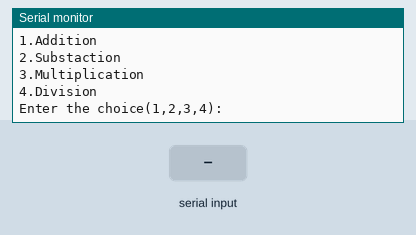
Bench run of a sketch on a simulated Arduino Uno, built with avr-gcc and run on an emulated ATmega328P. Parts: the last lines printed to the serial monitor. The test bench sets the inputs (shaded band). Random numbers use the default seed unless the sketch sets one.

Above: at 1.2 s.
1.3 s: "90,45,200\n" received over Serial
At 1.47 s:
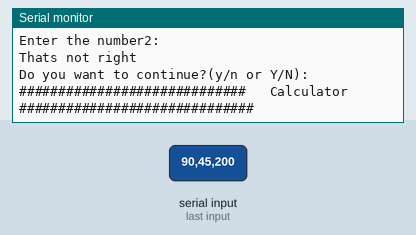
2.8 s: "1,90\n" received over Serial
At 4.9 s:
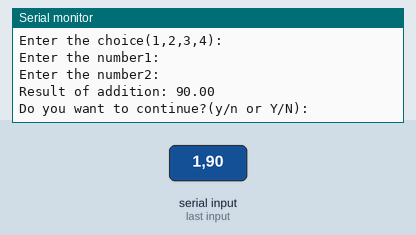
5.3 s: "y90\n" received over Serial
At 7.1 s:
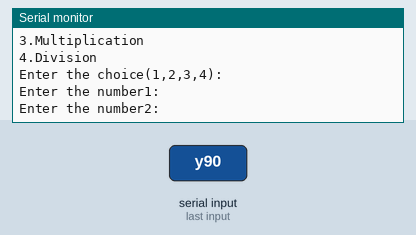

Measured:
- after the input at 1.3 s, the serial monitor: prints a new line at once (image 1)
- after the input at 2.8 s, the serial monitor: prints a new line after 1.0 s (image 2)
- after the input at 5.3 s, the serial monitor: prints a new line at once (image 3)

The sketch:

calculator.ino
```cpp
// This is arduino project to make calculator using function concept.

float number1;      // float type number1 varibale to store first number(first operand).
float number2;      // float type number2 varibale to store second number(second operand).
float result;       // float type result varibale to store the result of operation.
char ch;            // for taking noting decision.
int choice;
void setup() {
  // put your setup code here, to run once:
Serial.begin(9600);  // to start serial communicatio of baud rate 9600.
}
// function for addition
float add(float a, float b){
  return a+b;
}

//function for substraction
float sub(float a, float b){
  return a-b;
}

//function for multiplication
float mul(float a, float b){
  return a*b;
}

//function for division
float divi(float a, float b){
  return a/b;
}

//function for taking decision for continue more.
void decision(char ch){
  Serial.println("Do you want to continue?(y/n or Y/N):");
  while(Serial.available()==0){}
  ch=Serial.read();
  if(ch=='y' || ch=='Y'){
    Serial.println("Continue...");
    Serial.println("\n\n");
  }
  else if(ch=='n' || ch=='N'){
    Serial.println("Thankyou");
    Serial.end();                         // for ending the serial communication.
  }
}
void loop() {
  // put your main code here, to run repeatedly:

Serial.println("#############################   Calculator   ##############################");

Serial.println("1.Addition");
Serial.println("2.Substaction");
Serial.println("3.Multiplication");
Serial.println("4.Division");

Serial.println("Enter the choice(1,2,3,4):");
while(Serial.available()==0){}
choice=Serial.parseInt();

Serial.println("Enter the number1:");
while(Serial.available()==0){}
  number1=Serial.parseInt();

Serial.println("Enter the number2:");
while(Serial.available()==0){}
  number2=Serial.parseInt();

switch(choice){
  // addition
  case 1:
  result=add(number1,number2);
  Serial.print("Result of addition: ");
  Serial.println(result);
  break;

  //substraction
  case 2:
  result=sub(number1,number2);
  Serial.print("Result of substraction: ");
  Serial.println(result);
  break;

  //multiplication
  case 3:
  result=mul(number1,number2);
  Serial.print("Result of multiplication: ");
  Serial.println(result);
  break;

  //division
  case 4:
  result=divi(number1,number2);
  Serial.print("Result of division: ");
  Serial.println(result);
  break;

  //otherwise
  default:Serial.println("Thats not right");
  break;
}
// for continue... or not.
decision(ch);
}
```

Source omitted: images.c (data table, 15393 bytes), for_lcd_menu.c (data table, 18471 bytes)
